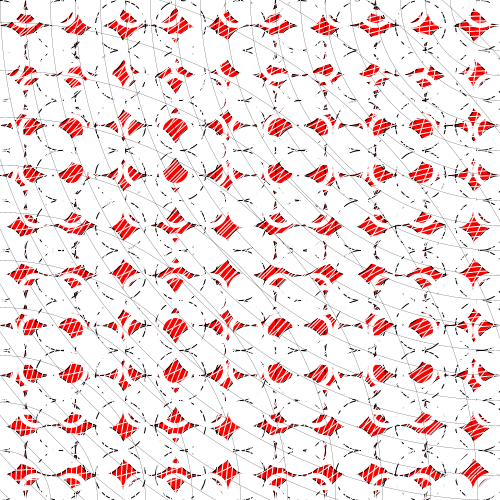
Frame 1 (no input)
Frame 60 (the mouse pressed at the canvas centre just before this capture): identical to frame 1, image omitted
Frame 120 (the mouse held since frame 60 and released just before this capture): identical to frame 1, image omitted

The Processing sketch that drew this single still picture (run headless with seeded random() and noise(); from frame 60 on, the mouse is pressed at the canvas centre):

// Processing sketch: processing_32936
// ── processing_32936.pde

int i=0;
int j=0;
int k=5;
int l=5;
int m=0;
int n=7;
int o=0;
int p=0;
int q=25;
int r=0;
int s=100;
int t=100;
int u=0;

void setup () {
  size (500,500);
  background (255,0,0);
  smooth();

 
  while (j<11){
   
    while (i<11){
    ellipse (i*50, j*50, 50, 50);
    i=i+1;
    }
    j=j+1;
    i=0;
  }
 noFill();
 strokeWeight (1);
 stroke (0);
 while (q<521){
 
 while (p<521){
 ellipse (p*6, q, 50, 50);
 p=p+10;
 }
 q=q+50;
 p=0;
 }
 
}

void draw (){
  
  strokeWeight (5);
 
 stroke (255);
 while (l<521){ 
   
 while (k<521){ 
 ellipse (k*5, l*2, 30, 30);
k=k+7;
}
l=l+20;
k=0;
 }
  
  while (o<521){
  
 while (m<521){
ellipse (m*3, o*5, 25, 25);
 m=m+9;
 }
 o=o+10;
 m=0;
  }
 
while (n<521){
 ellipse (n, 64, 30, 30);
 n=n+45;
}

strokeWeight (1);
stroke (255,255, 255);
while (r<2000){
ellipse (0,0,r,r);
r=r+20;
}

while (u<2000){
ellipse (500,500, u, u);
u=u+10;
}

strokeWeight (0.2);
stroke (0,0,0);
while (s<2000){
ellipse (0,500,s,s);
s=s+95;
}

while (t<2000){
ellipse (500,0,t,t);
t=t+50;
}


}
